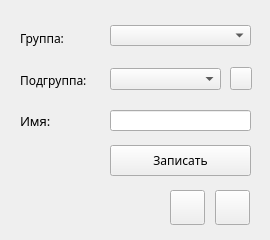
<?xml version="1.0" encoding="UTF-8"?>
<ui version="4.0">
 <class>Client_settings</class>
 <widget class="QMainWindow" name="Client_settings">
  <property name="geometry">
   <rect>
    <x>0</x>
    <y>0</y>
    <width>270</width>
    <height>240</height>
   </rect>
  </property>
  <property name="font">
   <font>
    <family>MS Reference Sans Serif</family>
   </font>
  </property>
  <property name="windowTitle">
   <string>Настройка клиента</string>
  </property>
  <widget class="QWidget" name="centralwidget">
   <widget class="QLabel" name="lab_group">
    <property name="geometry">
     <rect>
      <x>20</x>
      <y>30</y>
      <width>61</width>
      <height>16</height>
     </rect>
    </property>
    <property name="font">
     <font>
      <family>MS Reference Sans Serif</family>
      <pointsize>9</pointsize>
     </font>
    </property>
    <property name="text">
     <string>Группа:</string>
    </property>
   </widget>
   <widget class="QLabel" name="lab_subgroup">
    <property name="geometry">
     <rect>
      <x>20</x>
      <y>70</y>
      <width>81</width>
      <height>21</height>
     </rect>
    </property>
    <property name="font">
     <font>
      <family>MS Reference Sans Serif</family>
      <pointsize>9</pointsize>
     </font>
    </property>
    <property name="text">
     <string>Подгруппа:</string>
    </property>
   </widget>
   <widget class="QLabel" name="lab_name">
    <property name="geometry">
     <rect>
      <x>20</x>
      <y>110</y>
      <width>81</width>
      <height>21</height>
     </rect>
    </property>
    <property name="font">
     <font>
      <family>MS Reference Sans Serif</family>
      <pointsize>10</pointsize>
     </font>
    </property>
    <property name="text">
     <string>Имя:</string>
    </property>
   </widget>
   <widget class="QLabel" name="lab_status">
    <property name="geometry">
     <rect>
      <x>20</x>
      <y>210</y>
      <width>101</width>
      <height>16</height>
     </rect>
    </property>
    <property name="font">
     <font>
      <family>MS Reference Sans Serif</family>
     </font>
    </property>
    <property name="styleSheet">
     <string notr="true"/>
    </property>
    <property name="text">
     <string/>
    </property>
   </widget>
   <widget class="QPushButton" name="btn_save">
    <property name="geometry">
     <rect>
      <x>110</x>
      <y>145</y>
      <width>141</width>
      <height>31</height>
     </rect>
    </property>
    <property name="font">
     <font>
      <family>MS Reference Sans Serif</family>
      <pointsize>9</pointsize>
     </font>
    </property>
    <property name="text">
     <string>Записать</string>
    </property>
   </widget>
   <widget class="QPushButton" name="btn_update">
    <property name="geometry">
     <rect>
      <x>215</x>
      <y>190</y>
      <width>35</width>
      <height>35</height>
     </rect>
    </property>
    <property name="text">
     <string/>
    </property>
    <property name="icon">
     <iconset resource="../res/icons.qrc">
      <normaloff>:/icons/update.png</normaloff>:/icons/update.png</iconset>
    </property>
   </widget>
   <widget class="QLineEdit" name="et_name">
    <property name="geometry">
     <rect>
      <x>110</x>
      <y>110</y>
      <width>141</width>
      <height>21</height>
     </rect>
    </property>
   </widget>
   <widget class="QPushButton" name="btn_add_subgroup">
    <property name="geometry">
     <rect>
      <x>230</x>
      <y>67</y>
      <width>22</width>
      <height>23</height>
     </rect>
    </property>
    <property name="text">
     <string/>
    </property>
    <property name="icon">
     <iconset resource="../res/icons.qrc">
      <normaloff>:/icons/plus.png</normaloff>:/icons/plus.png</iconset>
    </property>
   </widget>
   <widget class="QComboBox" name="cb_subgroup">
    <property name="geometry">
     <rect>
      <x>110</x>
      <y>68</y>
      <width>111</width>
      <height>22</height>
     </rect>
    </property>
   </widget>
   <widget class="QComboBox" name="cb_group">
    <property name="geometry">
     <rect>
      <x>110</x>
      <y>25</y>
      <width>141</width>
      <height>21</height>
     </rect>
    </property>
   </widget>
   <widget class="QPushButton" name="btn_quit_and_start">
    <property name="geometry">
     <rect>
      <x>170</x>
      <y>190</y>
      <width>35</width>
      <height>35</height>
     </rect>
    </property>
    <property name="text">
     <string/>
    </property>
    <property name="icon">
     <iconset resource="../res/icons.qrc">
      <normaloff>:/icons/quit_and_start.png</normaloff>:/icons/quit_and_start.png</iconset>
    </property>
   </widget>
  </widget>
 </widget>
 <resources>
  <include location="../res/icons.qrc"/>
 </resources>
 <connections/>
</ui>
